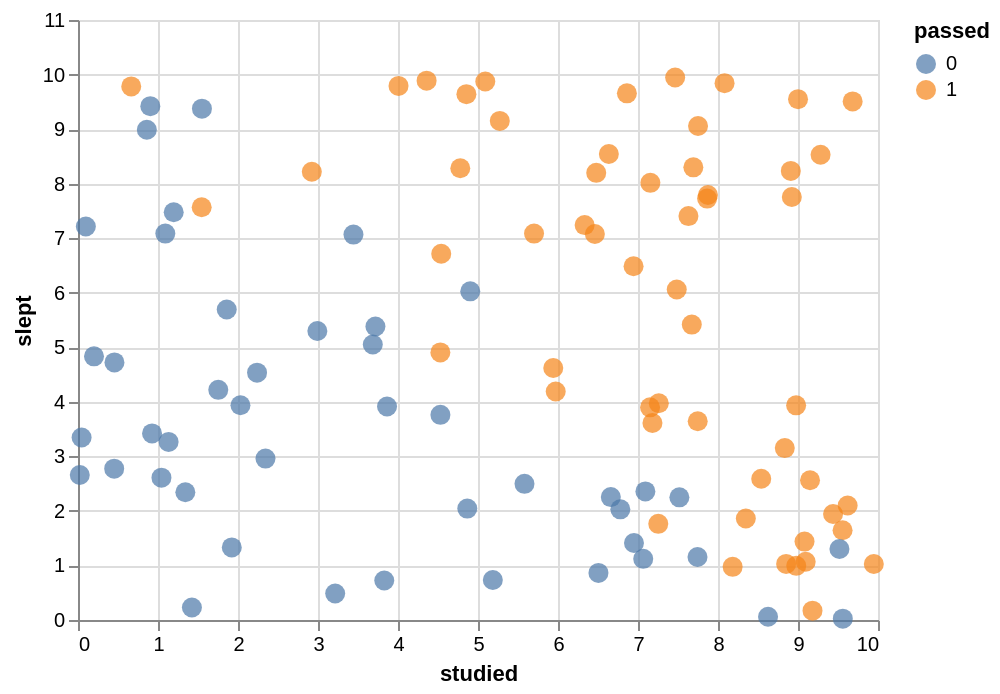

Specify this chart in Vega-Lite:
### Vega-Lite specification from a JSON file in a GitHub repository (floating-point values rounded to 4 significant figures)
{"config": {"view": {"continuousWidth": 400, "continuousHeight": 300}}, "data": {"name": "data-5eed0fea83899010d33b09a2be62e0ca"}, "mark": {"type": "point", "filled": true, "size": 100}, "encoding": {"color": {"type": "nominal", "field": "passed"}, "x": {"type": "quantitative", "field": "studied"}, "y": {"type": "quantitative", "field": "slept", "scale": {"domain": [0, 11]}}}, "$schema": "https://vega.github.io/schema/vega-lite/v5.json", "datasets": {"data-5eed0fea83899010d33b09a2be62e0ca": [{"studied": 4.855, "slept": 9.64, "passed": 1}, {"studied": 8.625, "slept": 0.05893, "passed": 0}, {"studied": 3.828, "slept": 0.7232, "passed": 0}, {"studied": 7.151, "slept": 3.899, "passed": 1}, {"studied": 6.478, "slept": 8.198, "passed": 1}, {"studied": 1.922, "slept": 1.331, "passed": 0}, {"studied": 8.978, "slept": 0.9934, "passed": 1}, {"studied": 6.636, "slept": 8.543, "passed": 1}, {"studied": 7.672, "slept": 5.416, "passed": 1}, {"studied": 4.866, "slept": 2.043, "passed": 0}, {"studied": 6.861, "slept": 9.655, "passed": 1}, {"studied": 8.54, "slept": 2.59, "passed": 1}, {"studied": 3.718, "slept": 5.382, "passed": 0}, {"studied": 9.181, "slept": 0.1715, "passed": 1}, {"studied": 9.56, "slept": 0.02495, "passed": 0}, {"studied": 5.971, "slept": 4.188, "passed": 1}, {"studied": 9.438, "slept": 1.944, "passed": 1}, {"studied": 4.358, "slept": 9.888, "passed": 1}, {"studied": 4.54, "slept": 6.714, "passed": 1}, {"studied": 1.549, "slept": 9.375, "passed": 0}, {"studied": 8.082, "slept": 9.842, "passed": 1}, {"studied": 9.62, "slept": 2.099, "passed": 1}, {"studied": 8.835, "slept": 3.152, "passed": 1}, {"studied": 1.753, "slept": 4.219, "passed": 0}, {"studied": 1.043, "slept": 2.61, "passed": 0}, {"studied": 1.196, "slept": 7.476, "passed": 0}, {"studied": 8.91, "slept": 8.233, "passed": 1}, {"studied": 4.53, "slept": 4.906, "passed": 1}, {"studied": 1.859, "slept": 5.692, "passed": 0}, {"studied": 9.557, "slept": 1.645, "passed": 1}, {"studied": 7.155, "slept": 8.015, "passed": 1}, {"studied": 2.344, "slept": 2.959, "passed": 0}, {"studied": 2.923, "slept": 8.218, "passed": 1}, {"studied": 6.333, "slept": 7.24, "passed": 1}, {"studied": 0.9256, "slept": 3.421, "passed": 0}, {"studied": 7.874, "slept": 7.791, "passed": 1}, {"studied": 8.348, "slept": 1.861, "passed": 1}, {"studied": 5.581, "slept": 2.496, "passed": 0}, {"studied": 5.091, "slept": 9.873, "passed": 1}, {"studied": 4.53, "slept": 3.762, "passed": 0}, {"studied": 1.424, "slept": 0.2286, "passed": 0}, {"studied": 9.096, "slept": 1.068, "passed": 1}, {"studied": 4.007, "slept": 9.792, "passed": 1}, {"studied": 8.977, "slept": 3.935, "passed": 1}, {"studied": 0.09805, "slept": 7.215, "passed": 0}, {"studied": 0.4524, "slept": 2.775, "passed": 0}, {"studied": 3.863, "slept": 3.913, "passed": 0}, {"studied": 7.864, "slept": 7.726, "passed": 1}, {"studied": 8.923, "slept": 7.754, "passed": 1}, {"studied": 7.464, "slept": 9.945, "passed": 1}, {"studied": 1.342, "slept": 2.343, "passed": 0}, {"studied": 5.941, "slept": 4.621, "passed": 1}, {"studied": 0.9041, "slept": 9.421, "passed": 0}, {"studied": 7.751, "slept": 9.057, "passed": 1}, {"studied": 9.518, "slept": 1.301, "passed": 0}, {"studied": 7.744, "slept": 1.154, "passed": 0}, {"studied": 7.692, "slept": 8.298, "passed": 1}, {"studied": 7.092, "slept": 2.357, "passed": 0}, {"studied": 6.944, "slept": 6.485, "passed": 1}, {"studied": 0.04502, "slept": 3.346, "passed": 0}, {"studied": 1.546, "slept": 7.568, "passed": 1}, {"studied": 5.272, "slept": 9.15, "passed": 1}, {"studied": 0.8604, "slept": 8.988, "passed": 0}, {"studied": 7.253, "slept": 1.763, "passed": 1}, {"studied": 7.517, "slept": 2.249, "passed": 0}, {"studied": 9.082, "slept": 1.437, "passed": 1}, {"studied": 0.4557, "slept": 4.722, "passed": 0}, {"studied": 6.95, "slept": 1.411, "passed": 0}, {"studied": 9.282, "slept": 8.529, "passed": 1}, {"studied": 7.181, "slept": 3.611, "passed": 1}, {"studied": 1.132, "slept": 3.265, "passed": 0}, {"studied": 7.747, "slept": 3.643, "passed": 1}, {"studied": 7.065, "slept": 1.121, "passed": 0}, {"studied": 6.506, "slept": 0.8631, "passed": 0}, {"studied": 5.701, "slept": 7.084, "passed": 1}, {"studied": 6.66, "slept": 2.254, "passed": 0}, {"studied": 1.091, "slept": 7.084, "passed": 0}, {"studied": 4.903, "slept": 6.025, "passed": 0}, {"studied": 3.443, "slept": 7.066, "passed": 0}, {"studied": 8.183, "slept": 0.975, "passed": 1}, {"studied": 9.0, "slept": 9.549, "passed": 1}, {"studied": 9.683, "slept": 9.507, "passed": 1}, {"studied": 2.992, "slept": 5.299, "passed": 0}, {"studied": 2.238, "slept": 4.535, "passed": 0}, {"studied": 0.6655, "slept": 9.783, "passed": 1}, {"studied": 6.779, "slept": 2.028, "passed": 0}, {"studied": 9.948, "slept": 1.026, "passed": 1}, {"studied": 3.215, "slept": 0.4851, "passed": 0}, {"studied": 8.852, "slept": 1.028, "passed": 1}, {"studied": 0.2001, "slept": 4.834, "passed": 0}, {"studied": 5.185, "slept": 0.7326, "passed": 0}, {"studied": 7.26, "slept": 3.974, "passed": 1}, {"studied": 9.151, "slept": 2.562, "passed": 1}, {"studied": 6.461, "slept": 7.076, "passed": 1}, {"studied": 4.779, "slept": 8.283, "passed": 1}, {"studied": 0.02228, "slept": 2.658, "passed": 0}, {"studied": 7.631, "slept": 7.405, "passed": 1}, {"studied": 3.685, "slept": 5.05, "passed": 0}, {"studied": 7.484, "slept": 6.059, "passed": 1}, {"studied": 2.031, "slept": 3.937, "passed": 0}]}}
